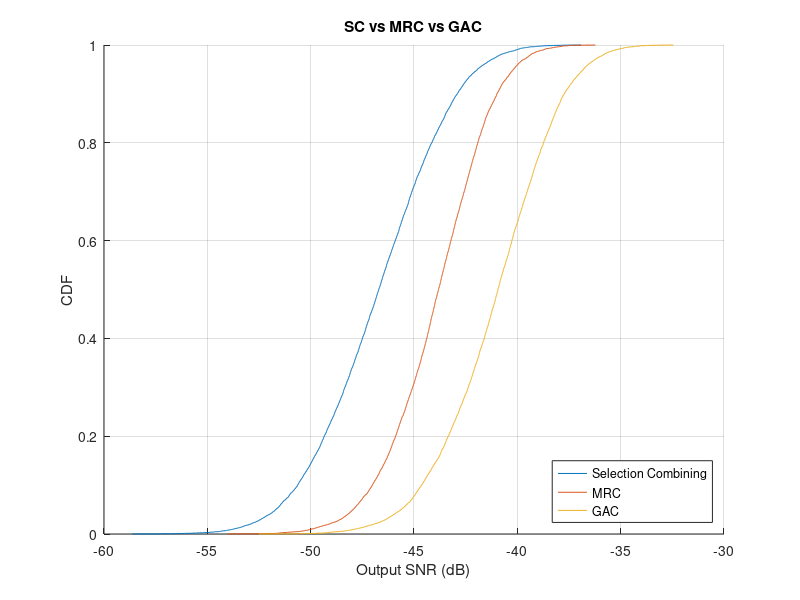

Recreate this plot in MATLAB.
%% ==================== Simple Combining Simulation ====================
clear; clc; rng(1);

% Parameters
N_sats   = 5;        % number of satellites
N_trials = 1e4;      % Monte Carlo trials
SNR0_dB  = 10;       % baseline SNR per link (dB)
SNR0     = 10^(SNR0_dB/10);

% Geometry: assign random slant ranges (km)
slantRanges = randi([500 2000], [1, N_sats]); % fixed for all trials
maxSlant = max(slantRanges);

% Storage
SNR_SC  = zeros(N_trials,1);
SNR_MRC = zeros(N_trials,1);
SNR_GAC = zeros(N_trials,1);

for t = 1:N_trials
    % Random Rayleigh fading (per trial, per sat)
    h = (randn(1,N_sats) + 1i*randn(1,N_sats))/sqrt(2);
    
    % Per-satellite SNR
    SNR_i = SNR0 * abs(h).^2 ./ (slantRanges.^2);
    
    % --- Selection Combining ---
    SNR_SC(t) = max(SNR_i);
    
    % --- Maximal Ratio Combining ---
    SNR_MRC(t) = sum(SNR_i);
    
    % --- Geometry-Assisted Combining ---
    weights = maxSlant ./ slantRanges; % geometry weights
    SNR_GAC(t) = sum(SNR_i .* weights);
end

%% ==================== Results ====================
avgSNR_SC  = mean(SNR_SC);
avgSNR_MRC = mean(SNR_MRC);
avgSNR_GAC = mean(SNR_GAC);

fprintf("Average SNR (dB):\n");
fprintf("  SC  = %.2f dB\n", 10*log10(avgSNR_SC));
fprintf("  MRC = %.2f dB\n", 10*log10(avgSNR_MRC));
fprintf("  GAC = %.2f dB\n", 10*log10(avgSNR_GAC));

%% ==================== Plot CDFs ====================
edges = linspace(0, 25, 200);

figure; hold on; grid on;
cdfplot(10*log10(SNR_SC));  
cdfplot(10*log10(SNR_MRC));
cdfplot(10*log10(SNR_GAC));
legend("Selection Combining","MRC","GAC","Location","southeast");
xlabel("Output SNR (dB)"); ylabel("CDF");
title("SC vs MRC vs GAC");
